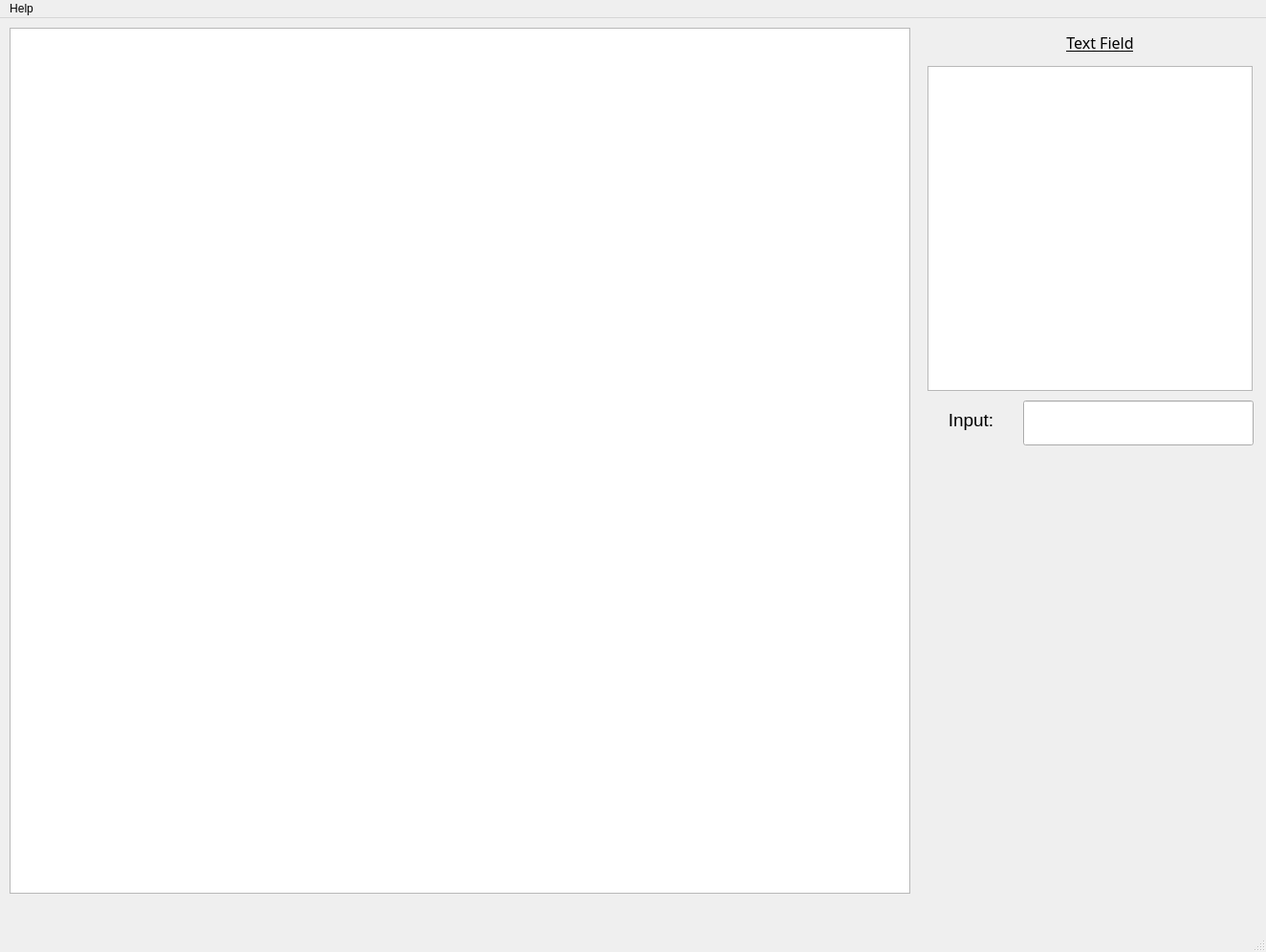
<?xml version="1.0" encoding="UTF-8"?>
<ui version="4.0">
 <class>MainWindow</class>
 <widget class="QMainWindow" name="MainWindow">
  <property name="geometry">
   <rect>
    <x>0</x>
    <y>0</y>
    <width>1324</width>
    <height>996</height>
   </rect>
  </property>
  <property name="minimumSize">
   <size>
    <width>1265</width>
    <height>985</height>
   </size>
  </property>
  <property name="windowTitle">
   <string>Chess Game</string>
  </property>
  <property name="windowIcon">
   <iconset resource="../Arch/resources/resources.qrc">
    <normaloff>:/pieces/yellow/king</normaloff>:/pieces/yellow/king</iconset>
  </property>
  <widget class="QWidget" name="centralwidget">
   <widget class="QGraphicsView" name="graphicsView">
    <property name="geometry">
     <rect>
      <x>10</x>
      <y>10</y>
      <width>942</width>
      <height>906</height>
     </rect>
    </property>
   </widget>
   <widget class="QTextEdit" name="textEdit">
    <property name="geometry">
     <rect>
      <x>970</x>
      <y>50</y>
      <width>340</width>
      <height>340</height>
     </rect>
    </property>
    <property name="font">
     <font>
      <family>Courier</family>
      <pointsize>15</pointsize>
      <bold>true</bold>
     </font>
    </property>
    <property name="readOnly">
     <bool>true</bool>
    </property>
    <property name="html">
     <string>&lt;!DOCTYPE HTML PUBLIC &quot;-//W3C//DTD HTML 4.0//EN&quot; &quot;http://www.w3.org/TR/REC-html40/strict.dtd&quot;&gt;
&lt;html&gt;&lt;head&gt;&lt;meta name=&quot;qrichtext&quot; content=&quot;1&quot; /&gt;&lt;meta charset=&quot;utf-8&quot; /&gt;&lt;style type=&quot;text/css&quot;&gt;
p, li { white-space: pre-wrap; }
hr { height: 1px; border-width: 0; }
li.unchecked::marker { content: &quot;\2610&quot;; }
li.checked::marker { content: &quot;\2612&quot;; }
&lt;/style&gt;&lt;/head&gt;&lt;body style=&quot; font-family:'Courier'; font-size:15pt; font-weight:700; font-style:normal;&quot;&gt;
&lt;p align=&quot;center&quot; style=&quot;-qt-paragraph-type:empty; margin-top:0px; margin-bottom:0px; margin-left:0px; margin-right:0px; -qt-block-indent:0; text-indent:0px; font-size:12pt;&quot;&gt;&lt;br /&gt;&lt;/p&gt;&lt;/body&gt;&lt;/html&gt;</string>
    </property>
   </widget>
   <widget class="QLineEdit" name="lineEdit">
    <property name="geometry">
     <rect>
      <x>1070</x>
      <y>400</y>
      <width>241</width>
      <height>47</height>
     </rect>
    </property>
    <property name="font">
     <font>
      <family>8514oem</family>
      <pointsize>15</pointsize>
      <underline>false</underline>
     </font>
    </property>
   </widget>
   <widget class="QLabel" name="label">
    <property name="geometry">
     <rect>
      <x>1050</x>
      <y>10</y>
      <width>201</width>
      <height>31</height>
     </rect>
    </property>
    <property name="font">
     <font>
      <family>Agency FB</family>
      <pointsize>12</pointsize>
      <underline>true</underline>
     </font>
    </property>
    <property name="text">
     <string>Text Field</string>
    </property>
    <property name="alignment">
     <set>Qt::AlignCenter</set>
    </property>
   </widget>
   <widget class="QLabel" name="label_2">
    <property name="geometry">
     <rect>
      <x>970</x>
      <y>400</y>
      <width>91</width>
      <height>41</height>
     </rect>
    </property>
    <property name="font">
     <font>
      <family>Arial</family>
      <pointsize>14</pointsize>
      <italic>false</italic>
      <bold>false</bold>
     </font>
    </property>
    <property name="text">
     <string>Input:</string>
    </property>
    <property name="alignment">
     <set>Qt::AlignCenter</set>
    </property>
   </widget>
  </widget>
  <widget class="QMenuBar" name="menubar">
   <property name="geometry">
    <rect>
     <x>0</x>
     <y>0</y>
     <width>1324</width>
     <height>22</height>
    </rect>
   </property>
   <widget class="QMenu" name="menuHelp">
    <property name="title">
     <string>Help</string>
    </property>
   </widget>
   <addaction name="menuHelp"/>
  </widget>
  <widget class="QStatusBar" name="statusbar"/>
 </widget>
 <resources>
  <include location="../Arch/resources/resources.qrc"/>
 </resources>
 <connections/>
</ui>
